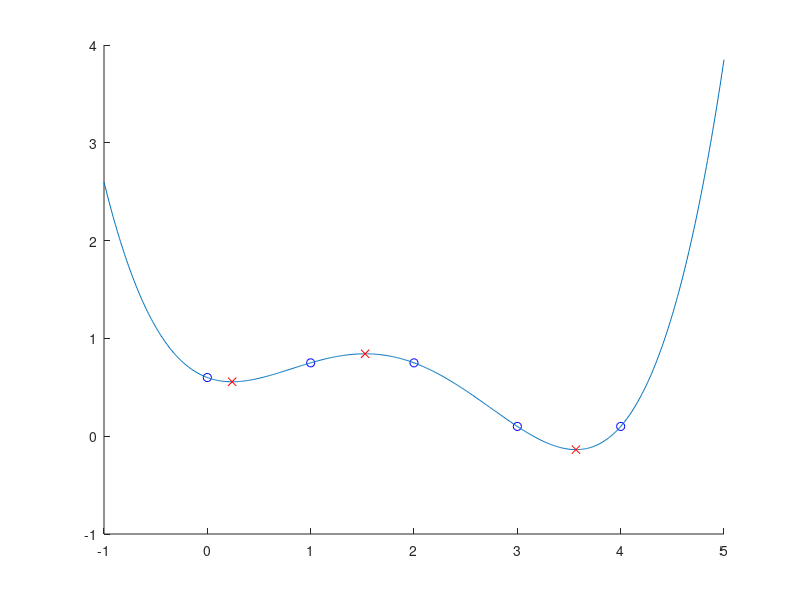

Source code (MATLAB):
clear;
clc;
close all;

y_raw = [0.6 0.75 0.75 0.1 0.1];
x_raw = 0:length(y_raw)-1;
x_continous = -1:0.01:5;

p = polyfit(x_raw, y_raw, 4);
% p = [0.075062 -0.533121 0.999449 -0.391220 0.599973]
der = polyder(p);
real_roots_p = roots(der);
% real_roots_p = [1.134337 -0.183438 -0.183438];

extrema_values = polyval(p, real_roots_p);

fprintf('Minim: x = %.4f, valoare = %.4f\n', real_roots_p(extrema_values == min(extrema_values)), min(extrema_values));
fprintf('Maxim: x = %.4f, valoare = %.4f\n', real_roots_p(extrema_values == max(extrema_values)), max(extrema_values));


y_continous = polyval(p, x_continous);
hold on;
plot(x_raw, y_raw, 'bo');
plot(x_continous, y_continous);
plot(real_roots_p, extrema_values,'rx');
